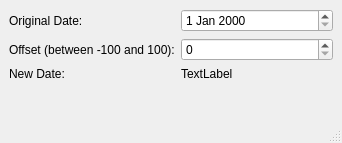
<?xml version="1.0" encoding="UTF-8"?>
<ui version="4.0">
 <class>MainWindow</class>
 <widget class="QMainWindow" name="MainWindow">
  <property name="geometry">
   <rect>
    <x>0</x>
    <y>0</y>
    <width>342</width>
    <height>143</height>
   </rect>
  </property>
  <property name="windowTitle">
   <string>MainWindow</string>
  </property>
  <widget class="QWidget" name="centralwidget">
   <layout class="QFormLayout" name="formLayout">
    <item row="0" column="0">
     <widget class="QLabel" name="label_original">
      <property name="text">
       <string>Original Date:</string>
      </property>
     </widget>
    </item>
    <item row="0" column="1">
     <widget class="QDateEdit" name="dateEdit"/>
    </item>
    <item row="1" column="0">
     <widget class="QLabel" name="label_offset">
      <property name="text">
       <string>Offset (between -100 and 100):</string>
      </property>
     </widget>
    </item>
    <item row="1" column="1">
     <widget class="QSpinBox" name="spinBox"/>
    </item>
    <item row="2" column="0">
     <widget class="QLabel" name="label_new">
      <property name="text">
       <string>New Date:</string>
      </property>
     </widget>
    </item>
    <item row="2" column="1">
     <widget class="QLabel" name="label_result">
      <property name="text">
       <string>TextLabel</string>
      </property>
     </widget>
    </item>
   </layout>
  </widget>
  <widget class="QMenuBar" name="menubar">
   <property name="geometry">
    <rect>
     <x>0</x>
     <y>0</y>
     <width>342</width>
     <height>22</height>
    </rect>
   </property>
  </widget>
  <widget class="QStatusBar" name="statusbar"/>
 </widget>
 <resources/>
 <connections/>
</ui>
